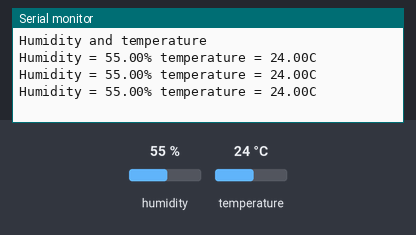
Simulated run of this sketch. Board: Arduino Uno, built with avr-gcc and run on an emulated ATmega328P. On the bench: the last lines printed to the serial monitor. The inputs (shaded band) are chosen by the test bench; at power-on: humidity 55 %, temperature 24 °C.

Above: at 1.7 s.
1.8 s: humidity set to 22 %
At 2.5 s:
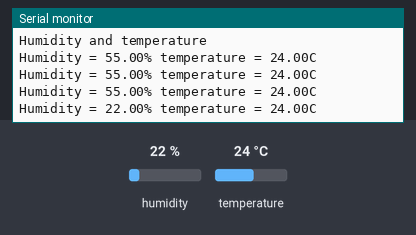
3.3 s: temperature set to 12 °C
At 3.3 s:
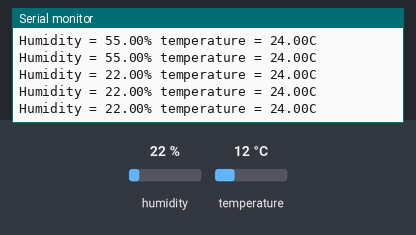
4.8 s: humidity set to 40 %
At 4.8 s:
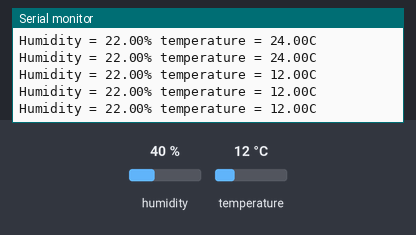
Timing chart, 0 to 7.8 s (numbered marks = the images above; inputs shaded):
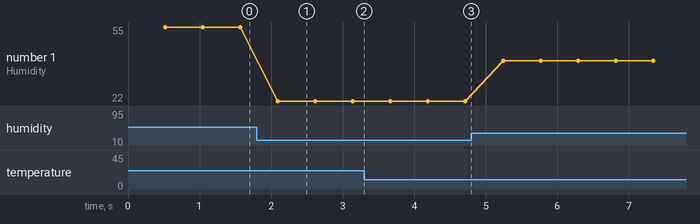

Measured:
- after the input at 1.8 s, the serial monitor: prints a new line after 0.30 s (image 1)
- plotted number 1: 55 → 22 after the input at 1.8 s, 22 → 40 after the input at 4.8 s

The sketch:

DHT11-001.ino
```cpp
#include <dht.h>
#define dht_dpin 2 //定義訊號要從Pin A0 進來

dht DHT;

void setup()
{
  Serial.begin(9600);
  Serial.println("Humidity and temperature\n\n");
  delay(500);             //Wait rest of 1000ms recommended delay before
                        //accessing sensor
}

void loop()
{
  DHT.read11(dht_dpin);   //去library裡面找DHT.read11
  Serial.print("Humidity = ");
  Serial.print(DHT.humidity);
  Serial.print("% ");
  Serial.print("temperature = ");
  Serial.print(DHT.temperature);
  Serial.println("C ");
  delay(500);            //每1000ms更新一次
}
```
